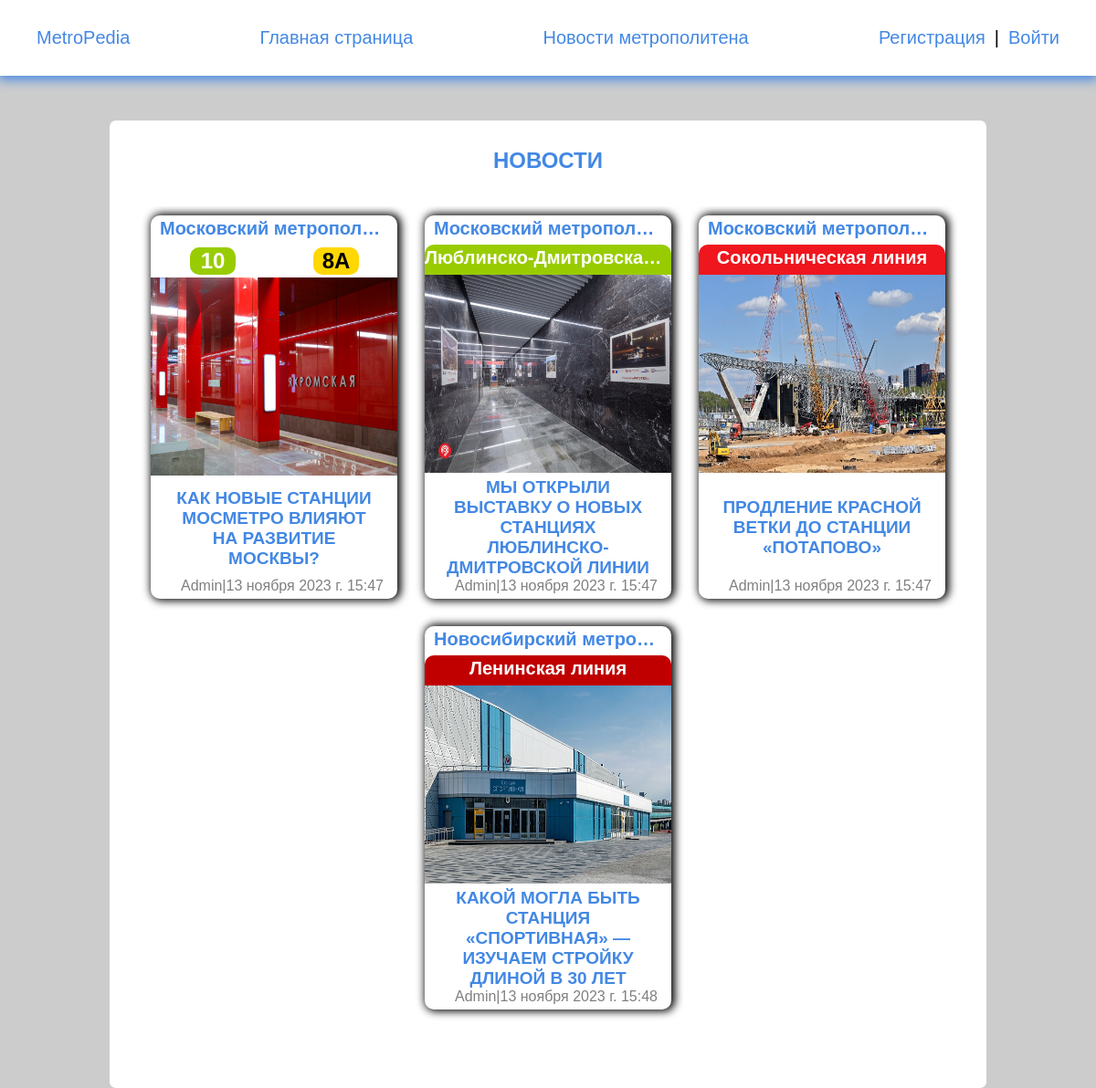
/blog/, run on an earlier commit of the app's database.
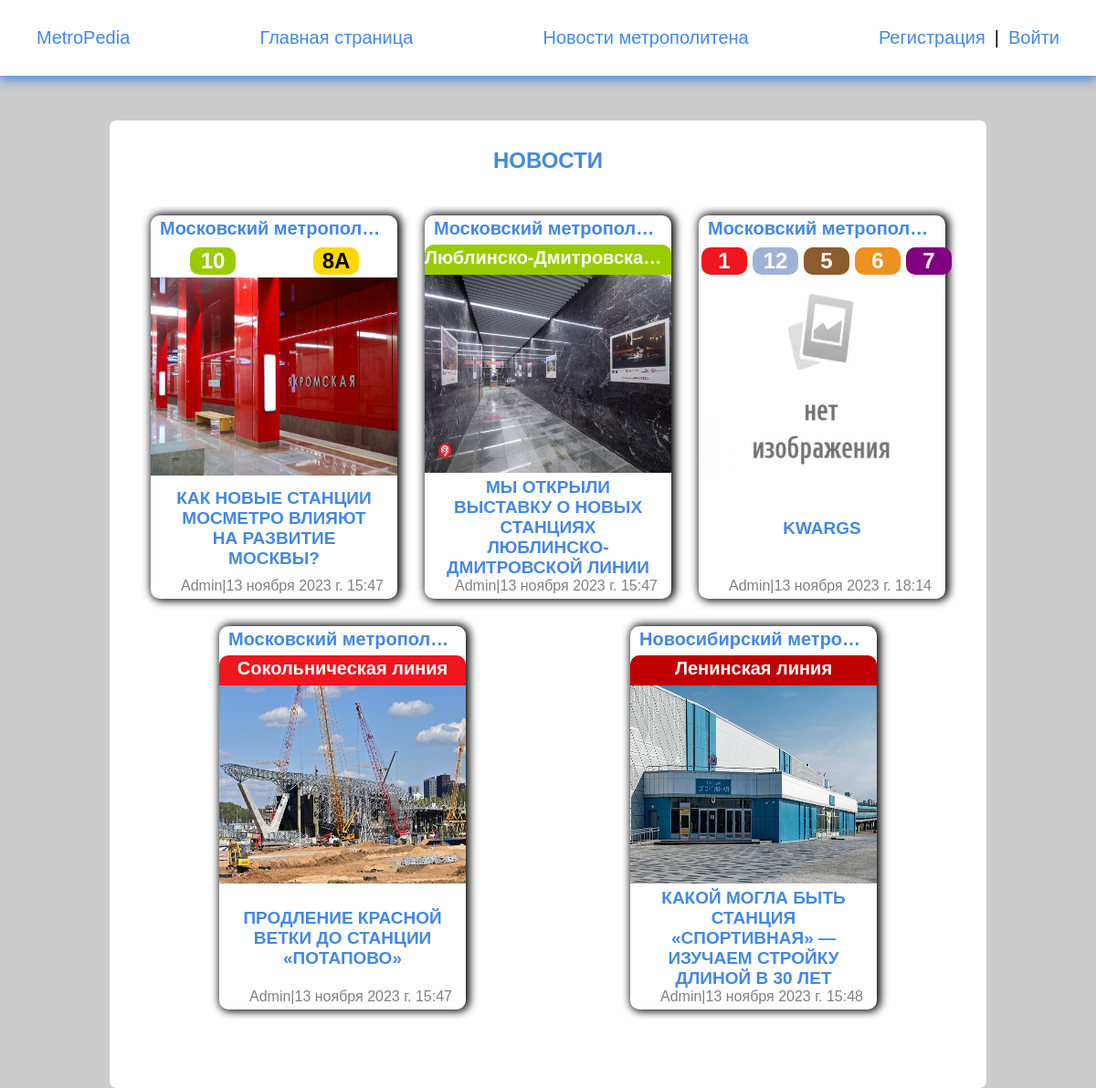
And on a later commit of the database.
### metro_blog/models.py (models this page shows, shortened)
class Blog(models.Model):
    owner = models.ForeignKey(Profile, on_delete=models.SET_NULL, blank=True, null=True, verbose_name='Автор')
    title = models.CharField(max_length=250, blank=False, verbose_name='Название')
    slug = models.CharField(max_length=250, unique=True, verbose_name='Ссылка')
    content = RichTextField(blank=True, null=True, verbose_name='Текст', config_name='extends')
    image = models.ImageField(upload_to='images/%Y/%M/%D', blank=True, verbose_name='Картинка')
    source = models.CharField(max_length=250, blank=True, null=True, verbose_name='Источник')
    is_public = models.BooleanField(default=False)
    time_created = models.DateTimeField(auto_now_add=True, verbose_name='Время создания')
    time_update = models.DateTimeField(auto_now=True, verbose_name='Время обновления')
    city = models.ForeignKey(City, on_delete=models.PROTECT, blank=True, null=True, verbose_name='Город')
    line = models.ManyToManyField(Line, blank=True, verbose_name='линий')
    def get_absolute_url(self):
        return reverse('post', kwargs={'post_slug': self.slug})
    class Meta:
        verbose_name = 'Новость'
        verbose_name_plural = 'Новости'
        ordering = ['-time_created']

### metro_wiki/models.py (models this page shows, shortened)
class City(models.Model):
    title = models.CharField(max_length=100, blank=False, verbose_name='Название метрополитена')
    slug = models.CharField(max_length=100, blank=False, unique=True, verbose_name='Ссылка')
    image = models.ImageField(upload_to='images/%Y/%M/%D', blank=True, verbose_name='Картинка')
    content = RichTextField(blank=True, null=True, verbose_name='Текст', config_name='extends')
    def get_absolute_url(self):
        return reverse('city', kwargs={'city_slug': self.slug})
    class Meta:
        verbose_name = 'Город'
        verbose_name_plural = 'Города'
        ordering = ['title']

class Line(models.Model):
    title = models.CharField(max_length=100, blank=False, verbose_name='Название линий')
    slug = models.CharField(max_length=100, blank=False, unique=True, verbose_name='Ссылка')
    content = RichTextField(blank=True, null=True, verbose_name='Текст', config_name='extends')
    number = models.CharField(max_length=3, blank=True, verbose_name='Номер линий')
    color_text = ColorField(default='#FFFFFF', verbose_name='Цвет текста')
    color = ColorField(default='#EF161E', verbose_name='Цвет')
    city = models.ForeignKey(City, on_delete=models.PROTECT, verbose_name='Город')
    image = models.ImageField(upload_to='images/%Y/%M/%D', blank=True, verbose_name='Картинка')
    def get_absolute_url(self):
        return reverse('line', kwargs={'line_slug': self.slug})
    class Meta:
        verbose_name = 'Линия'
        verbose_name_plural = 'Линии'
        ordering = ['number', 'title']

### users/models.py (models this page shows, shortened)
class Profile(AbstractBaseUser, PermissionsMixin):
    username = models.CharField(max_length=150, unique=True, blank=False)
    city = models.CharField(max_length=150, blank=True)
    email = models.EmailField(_('email_address'), unique=True, max_length=200)
    date_joined = models.DateTimeField(default=timezone.now)
    is_staff = models.BooleanField(default=False)
    is_active = models.BooleanField(default=True)
    image = models.ImageField(upload_to='avatars/%Y/%M/%D', default='avatars/avatar.jpg', blank=True)
    tracked_city = models.ForeignKey(City, on_delete=models.PROTECT, blank=True, null=True,
                                     verbose_name='Отслеживаемый метрополитен')
    USERNAME_FIELD = 'username'
    REQUIRED_FIELDS = []
    objects = CustomUserManager()

### metro_blog/views.py (the view)
# urls.py: path('', PublicPosts.as_view(), name='blogs'),
class PublicPosts(DataMixin, ListView):
    model = Blog
    template_name = 'blog/index.html'
    context_object_name = 'posts'
    def get_context_data(self, *, object_list=None, **kwargs):
        context = super().get_context_data(**kwargs)
        context['posts'] = Blog.objects.filter(is_public=True)
        if self.request.user.is_authenticated:
            context['post_user_count'] = Blog.objects.filter(owner=self.request.user).count
        c_def = self.get_user_context(title='Новости')
        return dict(list(context.items()) + list(c_def.items()))

### main_page/utils.py (called while the page is built)
    @staticmethod
    def get_user_context(**kwargs):
        context = kwargs
        context['menu'] = menu
        context['submenu_editor'] = submenu_editor
        context['cats'] = cats
        return context

### metro_blog/templates/blog/index.html (shortened to what this page needs)
{% extends 'main_page/base.html' %}
{% load static %}
{% load blog_filters %}
{% block content %}
<main class="content">
    {% if posts %}
    <section class="wrap">
        <h1 class="w-100">{{ title }}</h1>
        <ul class="post_list w-100">
            {% for p in posts %}
            <li class="element mw-wrap brad-10 black-shadow">
                <div class="cat_post" id="fixed_container">
                    <a href="{{ p.city.get_absolute_url }}">
                        <span class="link_city">{{ p.city.title }}</span>
                    </a>
                    <ul class="post_lines_list">
                        {% for l in p.line.all|slice:"5" %}
                        {% if forloop.first and forloop.last %}
                        <li class="post_single_line hover_line" style="background: {{ l.color }}; --hl:{{ l.color }}80;">
                            <a href="{{ l.get_absolute_url }}">
                                <span style="color: {{ l.color_text }};">
                                    {{ l.title }}
                                </span>
                            </a>
                        </li>
                        {% else %}
                        <li class="post_multiple_line">
                            <a href="{{ l.get_absolute_url }}">
                                <svg width="50" height="30" xmlns="http://www.w3.org/2000/svg"
                                     style="--svgh: {{ l.color }}80">
                                    <g>
                                        <title>background</title>
                                        <rect fill="none" id="canvas_background" height="62" width="102" y="-1" x="-1"/>
                                    </g>
                                    <g>
                                        <title>{{ l.title }}</title>
                                        <rect rx="10" id="svg_1" height="30" width="50" y="-0.01212" x="0.0001"
                                              stroke-width="0" stroke="#000" fill="{{ l.color }}"/>
                                        <text font-weight="bold" xml:space="preserve" text-anchor="middle"
                                              font-family="Helvetica, Arial, sans-serif" font-size="24" id="svg_4"
                                              y="23.31122"
                                              x="25" fill-opacity="null" stroke-opacity="null" stroke-width="0"
                                              stroke="#000" fill="{{ l.color_text }}">{{ l.number }}</text>
                                    </g>
                                </svg>
                            </a>
                        </li>
                        {% endif %}
                        {% endfor %}
                    </ul>
                </div>
                <a href="{{ p.get_absolute_url }}">
                    <div class="hover_background"></div>
                    <div class="prev_post">
                        {% if p.image %}
                        <img src="{{ p.image.url }}" alt="post_image">
                        {% else %}
                        <img src="{% static 'images/plug.jpg' %}" alt="post_image">
                        {% endif %}
                    </div>
                    <h2>{{ p.title | truncatewords:15 }}</h2>
                    <div class="date_post">
                        <span>{{ p.owner.username }}|{{ p.time_update }}</span>
                    </div>
                </a>
            </li>
            {% endfor %}
        </ul>
    </section>
    {% endif %}
</main>
{% endblock %}

What changed in the data, as far as the page shows it:
now on this page (row edited): Blog: city "Московский метропол…", title "KWARGS", owner.username "Admin", time_update "13 ноября 2023 г. 18:14", Line (number "1")
now on this page (row unchanged): Line: number "12", shown under "KWARGS"
now on this page (row unchanged): Line: number "5", shown under "KWARGS"
now on this page (row unchanged): Line: number "6", shown under "KWARGS"
now on this page (row unchanged): Line: number "7", shown under "KWARGS"
